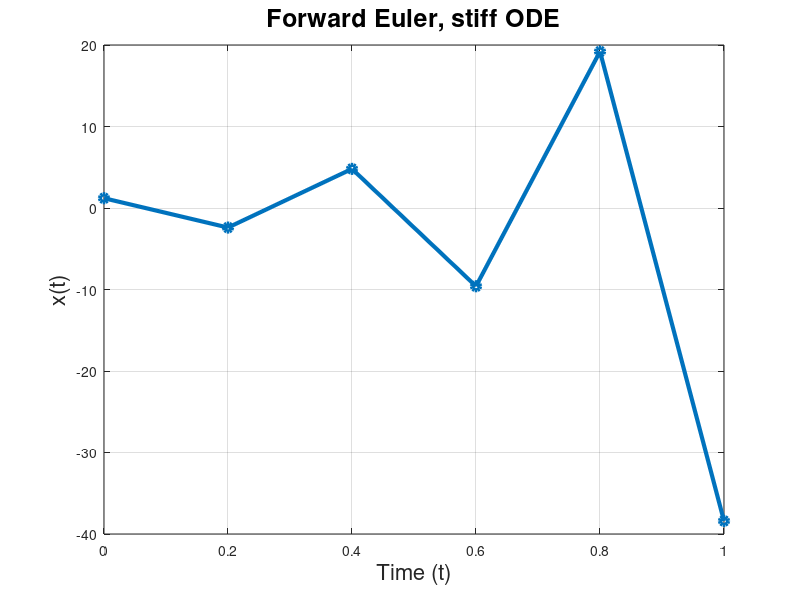

MATLAB code for this plot:

%% Setup ODE function
dxdt = @(x) -15*x;

% First setup the solver without a function
% We will comment this out once we create the function for Forward Euler.
T = 1;
dt = 0.2;
t = 0:dt:T; 
x = zeros(1, length(t));
x(1) = 1.2;

for i = 1:length(t) - 1
    x(i+1) = x(i) + dt*dxdt(x(i));
end
    
% Plot this to verify solution. 
%fig = figure();
plot(t, x, 'linewidth', 3, 'marker', 'o')
xlabel('Time (t)', 'fontsize', 16)
ylabel('x(t)', 'fontsize', 16)
title('Forward Euler, stiff ODE', 'fontsize', 18)
hold on
grid()
